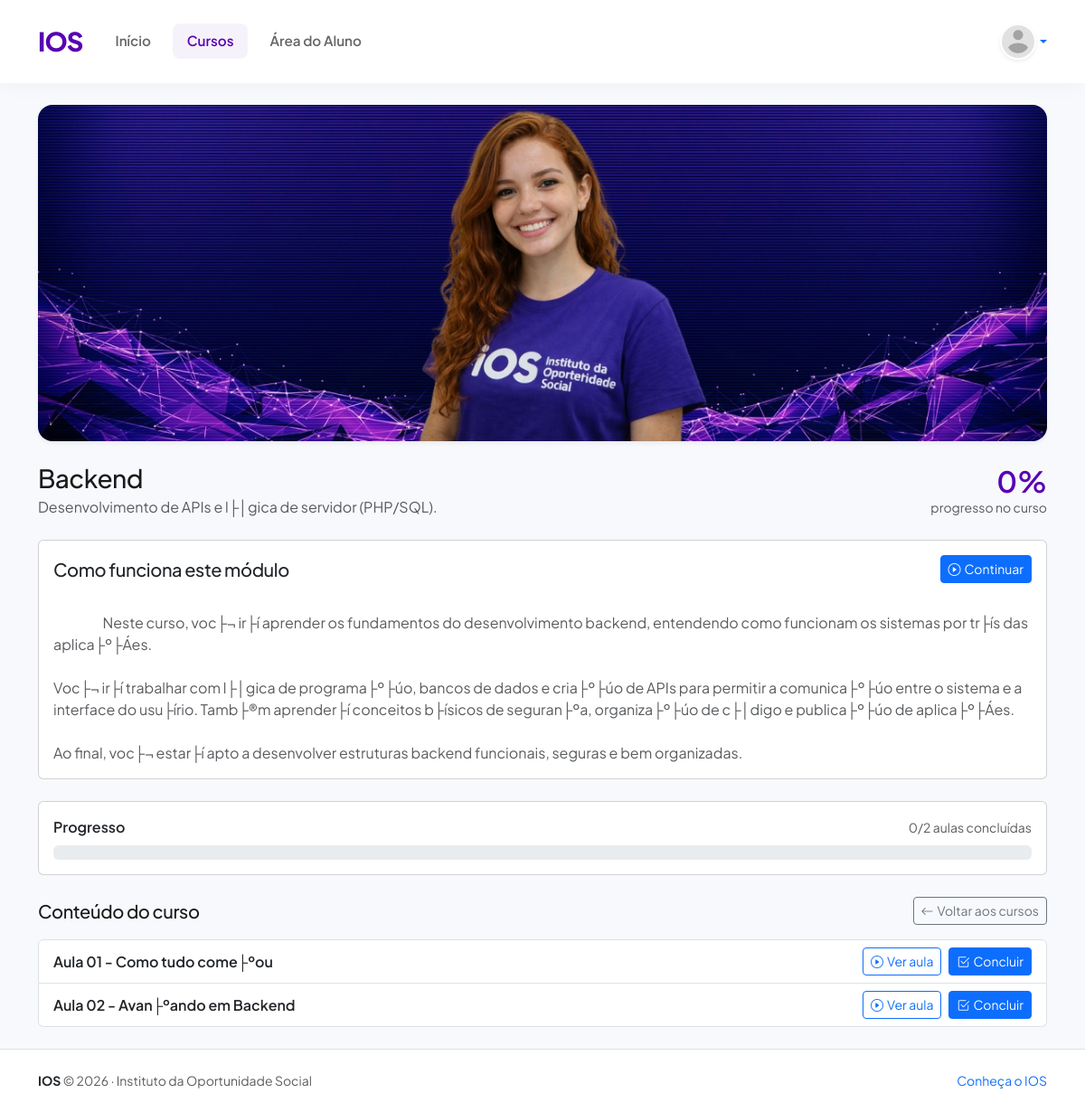
Page /curso.php?id=25 (signed in) on the committed database.
### tables this page shows
CREATE TABLE `cursos` (
  `id` int NOT NULL AUTO_INCREMENT,
  `titulo` varchar(150) NOT NULL,
  `descricao` text,
  `carga_horaria` int DEFAULT NULL,
  `criado_em` timestamp NULL DEFAULT CURRENT_TIMESTAMP,
  `thumbnail` varchar(255) DEFAULT NULL,
  `pdf` varchar(255) DEFAULT NULL,
  `video_url` varchar(255) DEFAULT NULL,
  `modulo_texto` text,
  `inscricoes_abertas` tinyint(1) DEFAULT '1',
  PRIMARY KEY (`id`)
);

CREATE TABLE `aulas` (
  `id` int NOT NULL AUTO_INCREMENT,
  `curso_id` int DEFAULT NULL,
  `titulo` varchar(150) DEFAULT NULL,
  `conteudo` text,
  `video_url` varchar(255) DEFAULT NULL,
  `pdf` varchar(255) DEFAULT NULL,
  `topico_id` int DEFAULT NULL,
  `ordem` int DEFAULT NULL,
  `q1_pergunta` text,
  `q1_a` varchar(255) DEFAULT NULL,
  `q1_b` varchar(255) DEFAULT NULL,
  `q1_c` varchar(255) DEFAULT NULL,
  `q1_correta` char(1) DEFAULT NULL,
  `q2_pergunta` text,
  `q2_a` varchar(255) DEFAULT NULL,
  `q2_b` varchar(255) DEFAULT NULL,
  `q2_c` varchar(255) DEFAULT NULL,
  `q2_correta` char(1) DEFAULT NULL,
  PRIMARY KEY (`id`),
  KEY `idx_aulas_curso_topico` (`curso_id`,`topico_id`,`id`)
);

### partials/bootstrap.php (called while the page is built, shortened)
<?php
if (!function_exists('ios_base_path')) {
    function ios_base_path(): string
    {
        $isLocalhost = in_array($_SERVER['SERVER_NAME'] ?? '', ['localhost', '127.0.0.1'])
                       || strpos($_SERVER['SERVER_NAME'] ?? '', '.test') !== false;
        if ($isLocalhost) {
            $scriptName = str_replace('\\', '/', $_SERVER['SCRIPT_NAME'] ?? '/');
            $parts = explode('/', trim($scriptName, '/'));
            $root = $parts[0] ?? '';
            return $root !== '' ? '/' . $root : '';
        }
        return '';
    }
}
if (!function_exists('ios_url')) {
    function ios_url(string $path): string
    {
        $path = '/' . ltrim($path, '/');
        return ios_base_path() . $path;
    }
}
if (!function_exists('ios_table_exists')) {
    function ios_table_exists(mysqli $conn, string $tableName): bool
    {
        $tableName = $conn->real_escape_string($tableName);
        $res = $conn->query("SHOW TABLES LIKE '{$tableName}'");
        return $res && $res->num_rows > 0;
    }
}

### curso.php (the view, shortened to what this page needs)
<?php
require __DIR__ . '/config/db.php';
require __DIR__ . '/partials/bootstrap.php';
$curso_id = (int)($_GET['id'] ?? 0);
$curso = $conn->query("SELECT * FROM cursos WHERE id = $curso_id")->fetch_assoc();
$isAdmin = !empty($_SESSION['tipo']) && $_SESSION['tipo'] === 'admin';
        ?>
        <?php
$progresso = [];
$orderSql = 'ORDER BY id ASC';
$colOrd = $conn->query("SHOW COLUMNS FROM aulas LIKE 'ordem'");
if ($colOrd && $colOrd->num_rows > 0) {
    $orderSql = 'ORDER BY COALESCE(ordem, 999999) ASC, id ASC';
}
$aulas = $conn->query("SELECT * FROM aulas WHERE curso_id = $curso_id {$orderSql}");
$totalAulas = $aulas ? $aulas->num_rows : 0;
$concluidas = count($progresso);
$percentual = $totalAulas > 0 ? round(($concluidas / $totalAulas) * 100) : 0;
$proximaAulaId = null;
if ($totalAulas > 0) {
    $aulasTmp = $conn->query("SELECT id FROM aulas WHERE curso_id = {$curso_id} {$orderSql}");
    if ($aulasTmp) {
        while ($row = $aulasTmp->fetch_assoc()) {
            $aid = (int)$row['id'];
            if (!in_array($aid, $progresso, true)) {
                $proximaAulaId = $aid;
                break;
            }
        }
    }
}
$topicosEnabled = ios_table_exists($conn, 'topicos');
$aulasHasTopico = false;
$colRes = $conn->query("SHOW COLUMNS FROM aulas LIKE 'topico_id'");
if ($colRes && $colRes->num_rows > 0) {
    $aulasHasTopico = true;
}
$topicos = [];
$aulasPorTopico = [];
if ($topicosEnabled && $aulasHasTopico) {
    $aulasRes2 = $conn->query("SELECT * FROM aulas WHERE curso_id = {$curso_id} ORDER BY COALESCE(topico_id, 0) ASC, id ASC");
    if ($aulasRes2) {
        while ($a = $aulasRes2->fetch_assoc()) {
            $tid = (int)($a['topico_id'] ?? 0);
            if (!isset($aulasPorTopico[$tid])) {
                $aulasPorTopico[$tid] = [];
            }
            $aulasPorTopico[$tid][] = $a;
        }
    }
}
?>
<?php
require __DIR__ . '/partials/header.php';
?>
<div class="container">
    <?php
    if (!empty($curso['thumbnail']) && file_exists(__DIR__ . '/' . ltrim($curso['thumbnail'], '/'))): ?>
        <div class="mb-4">
            <img src="<?= htmlspecialchars(ios_url('/' . ltrim((string)$curso['thumbnail'], '/')), ENT_QUOTES, 'UTF-8') ?>" alt="Banner do curso" class="img-fluid rounded-4 shadow-sm w-100">
        </div>
    <?php else:
        $bannerPath = __DIR__ . '/assets/images/curso-banner.jpg';
        if (file_exists($bannerPath)): ?>
            <div class="mb-4">
                <img src="<?= ios_url('/assets/images/curso-banner.jpg') ?>" alt="Banner do curso" class="img-fluid rounded-4 shadow-sm w-100">
            </div>
    <?php endif; endif; ?>
    <div class="d-flex flex-column flex-lg-row align-items-start align-items-lg-center justify-content-between gap-3 mb-4">
        <div>
            <h1 class="h3 mb-1"><?= htmlspecialchars($curso['titulo'], ENT_QUOTES, 'UTF-8') ?></h1>
            <div class="text-muted"><?= htmlspecialchars($curso['descricao'] ?? '', ENT_QUOTES, 'UTF-8') ?></div>
        </div>
        <div class="text-lg-end">
            <div class="h2 mb-0 text-primary fw-semibold"><?= (int)$percentual ?>%</div>
            <div class="text-muted small">progresso no curso</div>
        </div>
    </div>
    <?php if (!empty($curso['modulo_texto'])): ?>
        <div class="card card-soft mb-4">
            <div class="card-body">
                <div class="d-flex align-items-center justify-content-between gap-3 mb-2">
                    <h2 class="h5 mb-0">Como funciona este módulo</h2>
                    <?php if ($proximaAulaId): ?>
                        <a class="btn btn-primary btn-sm" href="<?= htmlspecialchars(ios_url('/aula.php?curso_id=' . (int)$curso_id . '&aula_id=' . (int)$proximaAulaId), ENT_QUOTES, 'UTF-8') ?>">
                            <i class="bi bi-play-circle me-1"></i>Continuar
                        </a>
                    <?php endif; ?>
                </div>
                <div class="text-muted" style="white-space: pre-wrap;">
                    <?= htmlspecialchars((string)$curso['modulo_texto'], ENT_QUOTES, 'UTF-8') ?>
                </div>
            </div>
        </div>
    <?php endif; ?>
    <div class="card card-soft mb-4">
        <div class="card-body">
            <div class="d-flex justify-content-between align-items-center mb-2">
                <div class="fw-semibold">Progresso</div>
                <div class="small text-muted"><?= (int)$concluidas ?>/<?= (int)$totalAulas ?> aulas concluídas</div>
            </div>
            <div class="progress" role="progressbar" aria-label="Progresso" aria-valuenow="<?= (int)$percentual ?>" aria-valuemin="0" aria-valuemax="100">
            </div>
        </div>
    </div>
    <div class="d-flex align-items-center justify-content-between mb-3">
        <h2 class="h5 mb-0">Conteúdo do curso</h2>
        <a class="btn btn-outline-secondary btn-sm" href="cursos.php"><i class="bi bi-arrow-left me-1"></i>Voltar aos cursos</a>
    </div>
    <?php if ($totalAulas === 0): ?>
        <div class="alert alert-warning d-flex align-items-start gap-2" role="alert">
            <i class="bi bi-info-circle fs-5"></i>
            <div>
                <div class="fw-semibold">Este curso ainda não tem aulas cadastradas.</div>
                <div class="small">Assim que novas aulas forem publicadas, elas vão aparecer aqui.</div>
                <?php if ($isAdmin): ?>
                    <div class="mt-2"><a class="btn btn-sm btn-outline-primary" href="<?= htmlspecialchars(ios_url('/admin/aulas.php'), ENT_QUOTES, 'UTF-8') ?>">Gerenciar aulas (admin)</a></div>
                <?php endif; ?>
            </div>
        </div>
    <?php else: ?>
        <?php if ($topicosEnabled && $aulasHasTopico && count($topicos) > 0): ?>
            <div class="accordion" id="topicosAccordion">
                <?php foreach ($topicos as $idx => $t): ?>
                    <?php
                        $tid = (int)$t['id'];
                        $items = $aulasPorTopico[$tid] ?? [];
                        $collapseId = 'topico_' . $tid;
                        $headingId = 'heading_' . $tid;
                        $open = ($idx === 0);
                    ?>
                    <div class="accordion-item">
                        <h2 class="accordion-header" id="<?= htmlspecialchars($headingId, ENT_QUOTES, 'UTF-8') ?>">
                            <button class="accordion-button <?= $open ? '' : 'collapsed' ?>" type="button" data-bs-toggle="collapse" data-bs-target="#<?= htmlspecialchars($collapseId, ENT_QUOTES, 'UTF-8') ?>" aria-expanded="<?= $open ? 'true' : 'false' ?>" aria-controls="<?= htmlspecialchars($collapseId, ENT_QUOTES, 'UTF-8') ?>">
                                <?= htmlspecialchars((string)$t['titulo'], ENT_QUOTES, 'UTF-8') ?>
                                <span class="ms-2 badge text-bg-light"><?= count($items) ?> aula(s)</span>
                            </button>
                        </h2>
                        <div id="<?= htmlspecialchars($collapseId, ENT_QUOTES, 'UTF-8') ?>" class="accordion-collapse collapse <?= $open ? 'show' : '' ?>" aria-labelledby="<?= htmlspecialchars($headingId, ENT_QUOTES, 'UTF-8') ?>" data-bs-parent="#topicosAccordion">
                            <div class="accordion-body p-0">
                                <?php if (count($items) === 0): ?>
                                    <div class="p-3 text-muted">Nenhuma aula neste tópico ainda.</div>
                                <?php else: ?>
                                    <div class="list-group list-group-flush">
                                        <?php foreach ($items as $a): ?>
                                            <div class="list-group-item d-flex flex-column flex-md-row align-items-start align-items-md-center justify-content-between gap-2">
                                                <div class="fw-semibold"><?= htmlspecialchars((string)$a['titulo'], ENT_QUOTES, 'UTF-8') ?></div>
                                                <div class="d-flex align-items-center gap-2">
                                                    <a class="btn btn-sm btn-outline-primary" href="aula.php?curso_id=<?= (int)$curso_id ?>&aula_id=<?= (int)$a['id'] ?>">
                                                        <i class="bi bi-play-circle me-1"></i>Ver aula
                                                    </a>
                                                    <?php if (in_array($a['id'], $progresso)): ?>
                                                        <span class="badge text-bg-success"><i class="bi bi-check2 me-1"></i>Concluída</span>
                                                    <?php else: ?>
                                                        <a class="btn btn-sm btn-primary" href="concluir_aula.php?aula_id=<?= (int)$a['id'] ?>&curso_id=<?= (int)$curso_id ?>">
                                                            <i class="bi bi-check2-square me-1"></i>Concluir
                                                        </a>
                                                    <?php endif; ?>
                                                </div>
                                            </div>
                                        <?php endforeach; ?>
                                    </div>
                                <?php endif; ?>
                            </div>
                        </div>
                    </div>
                <?php endforeach; ?>
            </div>
        <?php else: ?>
            <div class="list-group">
                <?php while($a = $aulas->fetch_assoc()): ?>
                    <div class="list-group-item d-flex flex-column flex-md-row align-items-start align-items-md-center justify-content-between gap-2">
                        <div>
                            <div class="fw-semibold"><?= htmlspecialchars($a['titulo'], ENT_QUOTES, 'UTF-8') ?></div>
                        </div>
                        <div class="d-flex align-items-center gap-2">
                            <a class="btn btn-sm btn-outline-primary" href="aula.php?curso_id=<?= (int)$curso_id ?>&aula_id=<?= (int)$a['id'] ?>">
                                <i class="bi bi-play-circle me-1"></i>Ver aula
                            </a>
                            <?php if (in_array($a['id'], $progresso)): ?>
                                <span class="badge text-bg-success"><i class="bi bi-check2 me-1"></i>Concluída</span>
                            <?php else: ?>
                                <a class="btn btn-sm btn-primary" href="concluir_aula.php?aula_id=<?= (int)$a['id'] ?>&curso_id=<?= (int)$curso_id ?>">
                                    <i class="bi bi-check2-square me-1"></i>Concluir
                                </a>
                            <?php endif; ?>
                        </div>
                    </div>
                <?php endwhile; ?>
            </div>
        <?php endif; ?>
    <?php endif; ?>
</div>
<?php require __DIR__ . '/partials/footer.php'; ?>

### assets/css/site.css (style rules this page uses)
:root { --ios-purple: #5900b3; --ios-purple-dark: #3a0076; --ios-purple-light: #7f2ecc; --ios-white: #ffffff; --ios-gray-light: #f8f9fc; --ios-text-dark: #1a1a1a; --ios-text-muted: #666666; --bs-primary: var(--ios-purple); --bs-primary-rgb: 89, 0, 179; --bs-body-font-family: "Plus Jakarta Sans", sans-serif; --bs-btn-border-radius: 0.75rem; --shadow-sm: 0 2px 8px rgba(89, 0, 179, 0.08); --shadow-md: 0 8px 24px rgba(89, 0, 179, 0.12); --shadow-lg: 0 16px 48px rgba(89, 0, 179, 0.18); --shadow-hover: 0 20px 60px rgba(89, 0, 179, 0.25); --transition-base: all 0.3s cubic-bezier(0.25, 0.46, 0.45, 0.94); }
body { font-family: var(--bs-body-font-family); color: var(--ios-text-dark); background-color: var(--ios-gray-light); overflow-x: hidden; }
h1, h2, h3, h4, h5, h6 { font-weight: 700; color: var(--ios-purple-dark); letter-spacing: -0.02em; }
a { text-decoration: none; transition: var(--transition-base); }

### rows in the picture
cursos: titulo "Backend", descricao "Desenvolvimento de APIs e l├│gica de servidor (PHP/SQL).", modulo_texto "Neste curso, voc├¬ ir├í aprender os fundamentos do desenvolvimento backend, entendendo como funcionam os sistemas por tr├ís das aplica├º├Áes. Voc├¬ ir├í trabalhar com l├│gica de programa├º├úo, bancos de dados e cria├º├úo de APIs para permitir a comunica├º├úo entre o sistema e a interface do usu├írio. Tamb├®m aprender├í conceitos b├ísicos de seguran├ºa, organiza├º├úo de c├│digo e publica├º├úo de aplica├º├Áes. Ao final, voc├¬ estar├í apto a desenvolver estruturas backend funcionais, seguras e bem organizadas."
aulas: titulo "Aula 01 - Como tudo come├ºou"
aulas: titulo "Aula 02 - Avan├ºando em Backend"

### other values in the picture
$percentual "0"
$concluidas "0"
$totalAulas "2"
